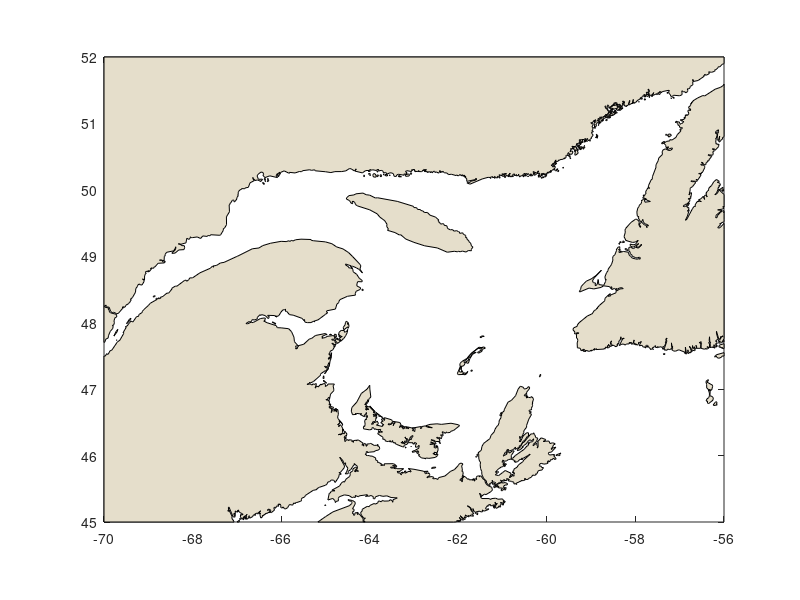

This chart was generated by the following MATLAB code:
function h=gsl_mask
%GSL_MASK  Land mask of the Gulf of St.Lawrence
%
%Syntax:  gsl_mask
%
%Mat-file required: gsl_mask

%Author: Caroline Lafleur a/s Denis Gilbert, Ph.D., physical oceanography
%Maurice Lamontagne Institute, Dept. of Fisheries and Oceans Canada
%email: gilbertd@dfo-mpo.gc.ca  Web: http://www.qc.dfo-mpo.gc.ca/iml/
%November 1998; Last revision:

% Modifications
% -Changement de la couleur de la terre. Ancienne couleur [0.9 0.8 0.7].
% Nouvelle couleur [230 223 204]/256
% CL, 02-Mar-2006

load gsl_mask
I=find(isnan(x0)==1);
l_start=I+1;
l_end=[I(2:length(I))-1; length(x0)];
l=length(l_start);

for i=1:l
   h=patch(x0(l_start(i):l_end(i)),y0(l_start(i):l_end(i)),[230 223 204]/256);
   set(h,'EdgeColor','k');
end
zoom reset
set(gca,'DataAspectRatio',[1.5 1 1],'Box','on','Xlim',[-70 -56],'Ylim',[45 52])
